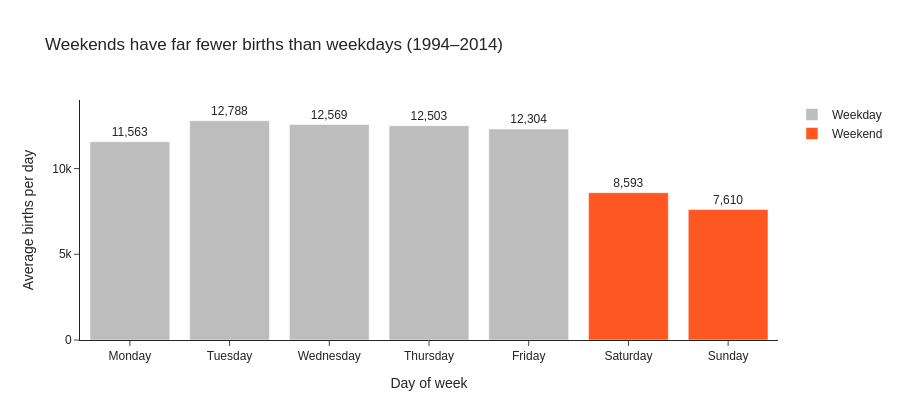

Notebook code cell kept with this figure:
### Code cell
fig = px.bar(
    df_by_weekday,
    x='day_name',
    y='births',
    color='day_type',
    color_discrete_map={'Weekday': GRAY, 'Weekend': ACCENT},
    text=df_by_weekday['births'].map('{:,.0f}'.format),
    labels={'day_name': 'Day of week', 'births': 'Average births per day', 'day_type': ''},
    title='Weekends have far fewer births than weekdays (1994–2014)',
    height=420,
)
fig.update_traces(textposition='outside')
fig.update_layout(yaxis_range=[0, 14000])
fig.show()

### Figure 1 — Plotly figure (JSON) as saved in the notebook; plotly's stock layout.template omitted (floating-point values rounded to 4 significant figures)
{"data": [{"hovertemplate": "=Weekday<br>Day of week=%{x}<br>Average births per day=%{y}<br>text=%{text}<extra></extra>", "legendgroup": "Weekday", "marker": {"color": "#BDBDBD", "pattern": {"shape": ""}}, "name": "Weekday", "orientation": "v", "showlegend": true, "text": ["11,563", "12,788", "12,569", "12,503", "12,304"], "textposition": "outside", "type": "bar", "x": ["Monday", "Tuesday", "Wednesday", "Thursday", "Friday"], "xaxis": "x", "y": [11560.0, 12790.0, 12570.0, 12500.0, 12300.0], "yaxis": "y"}, {"hovertemplate": "=Weekend<br>Day of week=%{x}<br>Average births per day=%{y}<br>text=%{text}<extra></extra>", "legendgroup": "Weekend", "marker": {"color": "#FF5722", "pattern": {"shape": ""}}, "name": "Weekend", "orientation": "v", "showlegend": true, "text": ["8,593", "7,610"], "textposition": "outside", "type": "bar", "x": ["Saturday", "Sunday"], "xaxis": "x", "y": [8593.0, 7610.0], "yaxis": "y"}], "layout": {"barmode": "relative", "height": 420, "legend": {"title": {"text": ""}, "tracegroupgap": 0}, "title": {"text": "Weekends have far fewer births than weekdays (1994–2014)"}, "xaxis": {"anchor": "y", "domain": [0.0, 1.0], "title": {"text": "Day of week"}}, "yaxis": {"anchor": "x", "domain": [0.0, 1.0], "range": [0, 14000], "title": {"text": "Average births per day"}}}}
